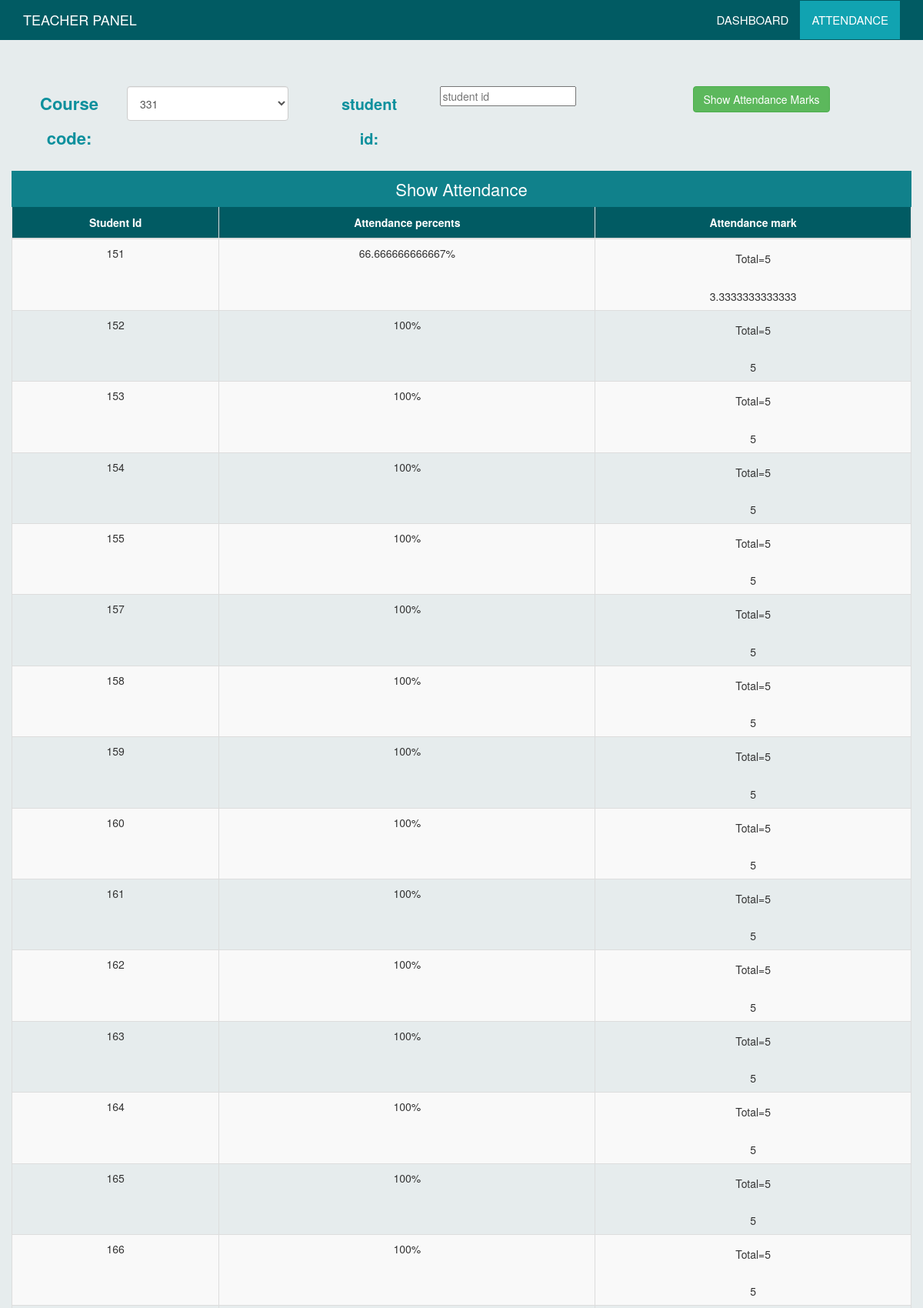
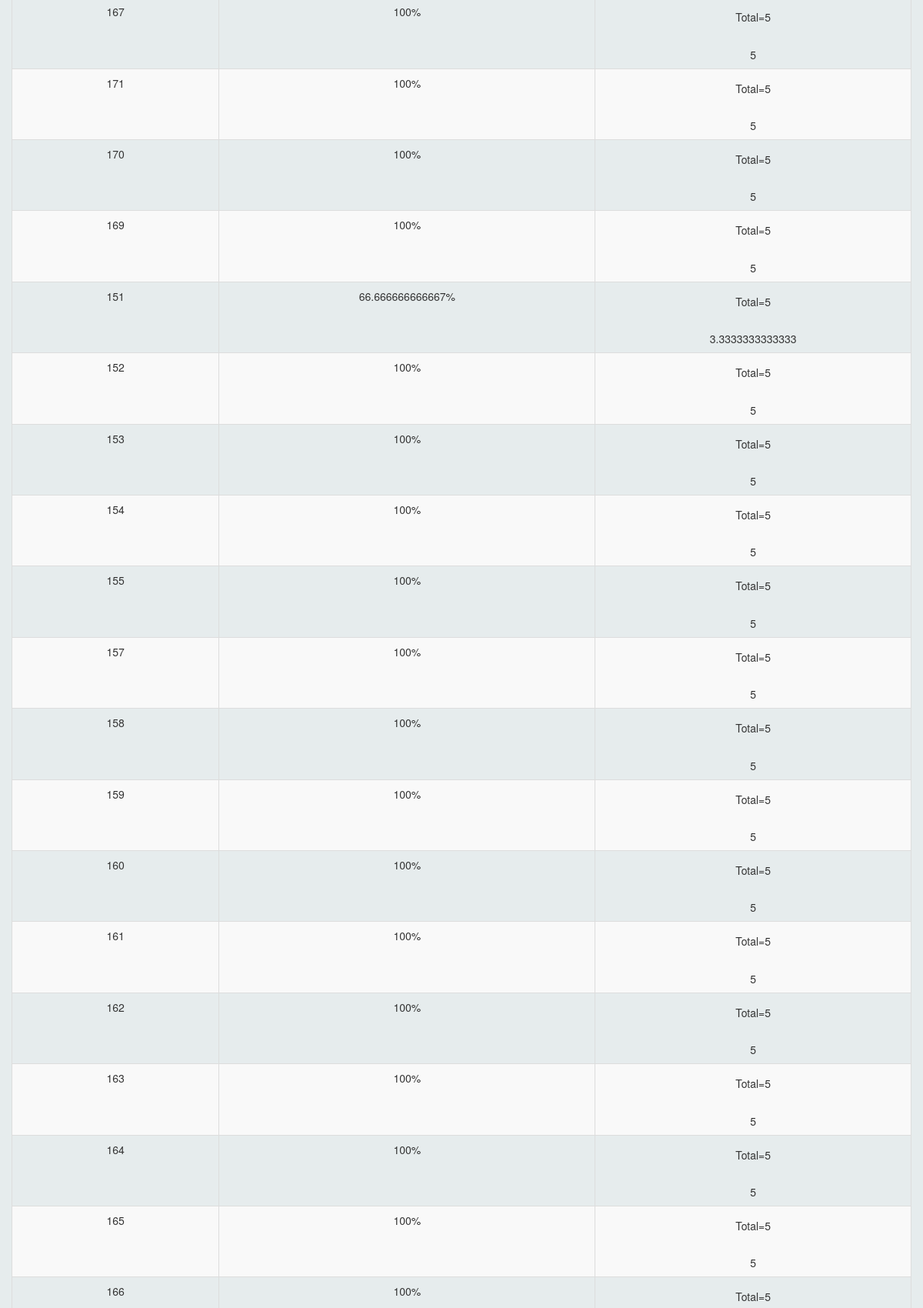
Screenshot of /views/Teacher_View/mark_attendance.php (signed in, upper part) with the database file from the repository (2 pictures, top to bottom).
### tables this page shows
CREATE TABLE `student_attendance` (
  `id` int(11) NOT NULL,
  `teacher_id` int(100) NOT NULL,
  `semister` varchar(50) NOT NULL,
  `course_code` varchar(50) NOT NULL,
  `date` varchar(50) NOT NULL,
  `attendance` varchar(50) NOT NULL,
  `student_id` varchar(50) NOT NULL
);

### views/Teacher_View/mark_attendance.php (the view, shortened to what this page needs)
<!DOCTYPE html>
<html>
    <head>
        <link rel="stylesheet" type="text/css" href="../../assets/common_assets/css/datatables.min.css" />
        <link rel="stylesheet" type="text/css" media="screen" href="../../assets/common_assets/css/bootstrap.min.css" />
        <link rel="stylesheet" href="../../assets/common_assets/css/common.css">
        <link rel="stylesheet" href="https://cdnjs.cloudflare.com/ajax/libs/font-awesome/4.7.0/css/font-awesome.min.css">
        <link rel="stylesheet" href="../../assets/admin/css/admin.css">
    </head>
    <body>
        <nav class="navbar navbar-default navbar-fixed-top mynav">
            <div class="container">
                <div class="navbar-header">
                    <a class="navbar-brand" href="#">
                        <p class="logo">TEACHER PANEL</p>
                    </a>
                </div>
                <div class="collapse navbar-collapse" id="bs-example-navbar-collapse-1">
                    <ul class="nav navbar-nav pull-right">
                        <li>
                            <a href="home_list_course.php">Dashboard</a>
                        </li>
                        <li class="active">
                            <a href="take_attendance.php">Attendance</a>
                        </li>
                    </ul>
                </div>
            </div>
        </nav>
        <div class="container dashboard-content-container">
            <form action="" method="post">
                <div class="row" style="text-align: center;">
                    <div class="form-group col-sm-4">
                        <label for="semister" class="col-xs-4" style="line-height: 45px;text-align: center;color: rgb(13, 144, 157);font-size: 22px">
                            Course code:</label>
                        <div class="col-xs-8">
                            <select class="form-control" name="course" id="semister" style="height: 45px;">
                            <?php
                            include "connection.php";
                              $course_show_sql = "SELECT * FROM admin_add_course WHERE assign_teacher_id=".$_SESSION['session_id'];
                             $course_show_result = $con->query($course_show_sql);
                             while ($course_show_row= $course_show_result->fetch_assoc()) {
                            ?>
                                <option value="<?php echo $course_show_row['course_code']?>"><?php echo $course_show_row['course_code']?></option>
                            <?php
                              }
                            ?>
                           </select>
                        </div>
                    </div>
                    <div class="form-group col-sm-4">
                        <label for="semister" class="col-xs-4" style="line-height: 45px;text-align: center;color: rgb(13, 144, 157);font-size: 20px">
                            student id:</label>
                        <div class="col-xs-8">
                            <input type="text" name="student_id" placeholder="student id">
                        </div>
                    </div>
                    <input type="submit" name="attendance_show" value="Show Attendance Marks" class="btn btn-primary btn-success" style="margin-bottom: 20px;">
                </div>
            </form>
            <div class="row">
                <form action="">
                    <table class="table table-striped table-bordered table-responsive" cellspacing="0" width="100%">
                        <caption style="background-color: rgb(16, 129, 139);text-align: center;color: #fff;font-size: 22px">Show
                            Attendance</caption>
                        <thead>
                            <tr>
                                <th>Student Id</th>
                                <th> Attendance percents</th>
                                <th> Attendance mark</th>
                            </tr>
                        </thead>
                        <tbody>
                            <?php
                            if ($islogin==1) {
                            ?>
                            <?php
                             $course=$course;
                             $student_id=$student_id;
                             $total_sql="SELECT * FROM student_attendance WHERE course_code=$course AND student_id=$student_id ";
                             $total_result = $con->query($total_sql);
                             $total_row=mysqli_num_rows($total_result);
                             $present_sql="SELECT * FROM student_attendance WHERE course_code=$course AND student_id=$student_id AND attendance='present'";
                             $present_result = $con->query($present_sql);
                             $present_row=mysqli_num_rows($present_result);
                             $count=($present_row/$total_row)*100;
                            ?>
                            <tr>
                                <td><?php echo  $student_id;?></td>
                                <td><?php echo  $count.'%';?></td>
                                <td>
                                    <h5>Total=5</h5></br>
                                    <?php  echo ($count/100)*5; ?>
                                </td>
                            </tr>
                            <?php
                             }
                             else
                             {
                            ?>
                                 <?php
                             $st_show_sql = "SELECT * FROM student_attendance";
                             $st_show_result = $con->query($st_show_sql);
                             while ($st_show_row= $st_show_result->fetch_assoc())
                             {
                                 $course= $st_show_row['course_code'];
                                 $student_id= $st_show_row['student_id'];
                             $total_sql="SELECT * FROM student_attendance WHERE course_code=$course AND student_id=$student_id ";
                             $total_result = $con->query($total_sql);
                             $total_row=mysqli_num_rows($total_result);
                             $present_sql="SELECT * FROM student_attendance WHERE course_code=$course AND student_id=$student_id AND attendance='present'";
                             $present_result = $con->query($present_sql);
                             $present_row=mysqli_num_rows($present_result);
                             $count=($present_row/$total_row)*100;
                            ?>
                            <tr>
                                <td><?php echo  $student_id;?></td>
                                <td><?php echo  $count.'%';?></td>
                                <td>
                                    <h5>Total=5</h5></br>
                                    <?php  echo ($count/100)*5; ?>
                                </td>
                            </tr>
                        <?php
                          }
                           }
                        ?>
                        </tbody>
                    </table>
                </form>
            </div>
        </div>
    </body>
</html>

### assets/common_assets/css/common.css (style rules this page uses)
body { padding-top: 52px; padding-bottom: 45px; background-color: rgba(215, 225, 226, 0.61); }
.navbar-default.mynav { background-color: rgb(1, 91, 99); border-color: rgb(1, 91, 99); }
.navbar-default.mynav .navbar-nav>li>a { color: #fff; text-transform: uppercase; font-size: 15px; font-weight: 400; }
.navbar-default.mynav .navbar-nav>.active>a, .navbar-default.mynav .navbar-nav>.active>a:focus, .navbar-default.mynav .navbar-nav>.active>a:hover { background-color: rgb(17, 163, 177); }
.navbar-default.mynav .navbar-nav>.active>a, .navbar-default.mynav .navbar-nav>.active>a:focus, .navbar-default.mynav .navbar-nav>.active>a:hover { background-color: rgb(17, 163, 177); cursor: default; color: #fff; }
.navbar-default .navbar-nav>li>a { color: #fff; }
.logo { color: #fff; }
.navbar-default.mynav .navbar-collapse, .navbar-default.mynav .navbar-form { border-color: transparent; border-top: 1px solid transparent; }
table, tr, td { text-align: center; }
.table-bordered>thead { background-color: rgb(1, 91, 99); color: #fff; padding: 10px 0px; }
.table>thead>tr>th { color: #fff; padding-top: 10px; padding-bottom: 10px; text-align: center; }
.table-bordered { border: none; }
.table>tbody>tr>td:first-child { border-left: 1px solid #ddd; }
.table>tbody>tr>td:last-child { border-right: 1px solid #ddd; }

### assets/admin/css/admin.css (style rules this page uses)
.dashboard-content-container { padding-top: 5%; padding-bottom: 5%; }
#semister>option { font-size: 16px; padding: 5px 10px; }

### rows the page displays
student_attendance: student "151", count "66.666666666667", count "3.3333333333333"
student_attendance: student "152", count "100", count "5"
student_attendance: student "153", count "100", count "5"
student_attendance: student "154", count "100", count "5"
student_attendance: student "155", count "100", count "5"
student_attendance: student "157", count "100", count "5"
student_attendance: student "158", count "100", count "5"
student_attendance: student "159", count "100", count "5"
student_attendance: student "160", count "100", count "5"
student_attendance: student "161", count "100", count "5"
student_attendance: student "162", count "100", count "5"
student_attendance: student "163", count "100", count "5"
student_attendance: student "164", count "100", count "5"
student_attendance: student "165", count "100", count "5"
student_attendance: student "166", count "100", count "5"
student_attendance: student "167", count "100", count "5"
student_attendance: student "171", count "100", count "5"
student_attendance: student "170", count "100", count "5"
student_attendance: student "169", count "100", count "5"
student_attendance: student "151", count "66.666666666667", count "3.3333333333333"
student_attendance: student "152", count "100", count "5"
student_attendance: student "153", count "100", count "5"
student_attendance: student "154", count "100", count "5"
student_attendance: student "155", count "100", count "5"
student_attendance: student "157", count "100", count "5"
student_attendance: student "158", count "100", count "5"
student_attendance: student "159", count "100", count "5"
student_attendance: student "160", count "100", count "5"
student_attendance: student "161", count "100", count "5"
student_attendance: student "162", count "100", count "5"
student_attendance: student "163", count "100", count "5"
student_attendance: student "164", count "100", count "5"
student_attendance: student "165", count "100", count "5"
student_attendance: student "166", count "100"

### other values shown
form field course "331"
